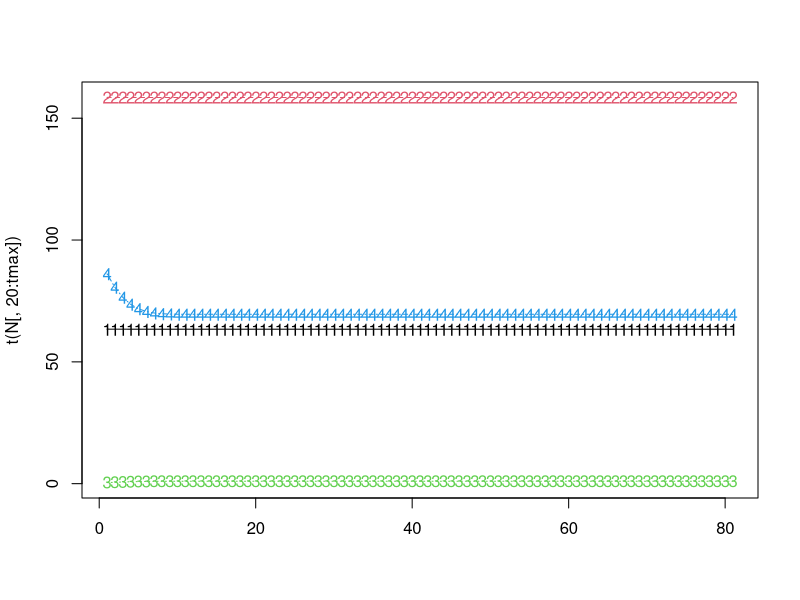
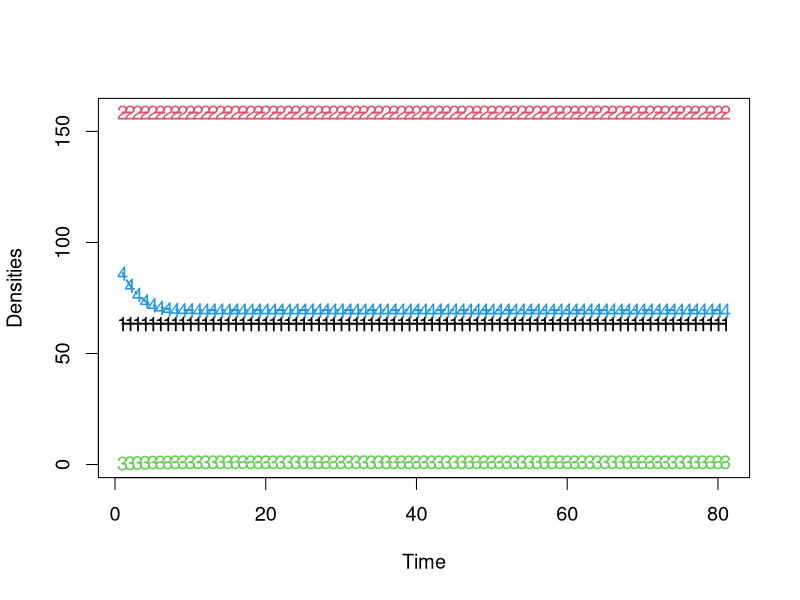
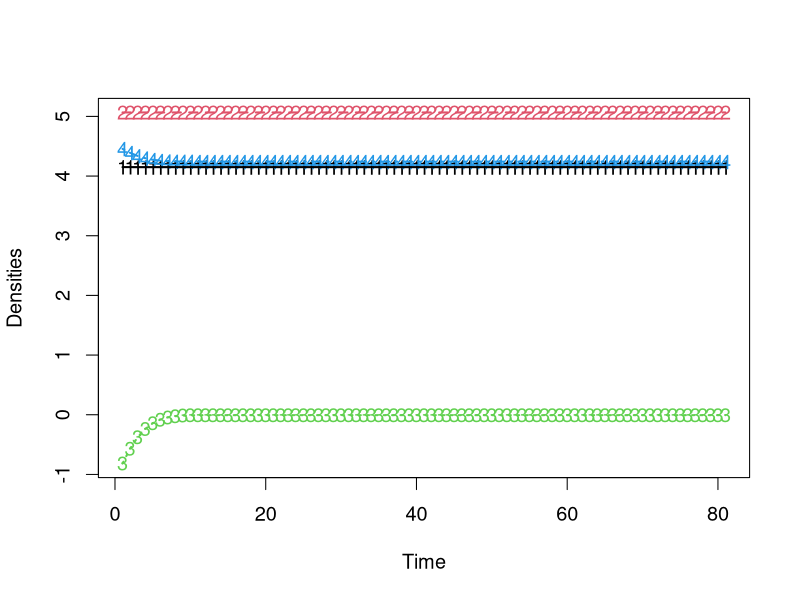

Recreate these plots in R, in order.
#####################################################################################################################################
### FBarraquand & OGimenez 14/11/2017 -- Two species density-dependent matrix model // predator -prey version
### 'New' version with density-dependence intra and inter affecting four vital rates, each vital rate affected once
### 18/03/2018 Added the exponential function just like in Neubert & Caswell or Bachar's internship 
###  Version with no interspecific interactions
#####################################################################################################################################

library('Matrix')

####################### Definition of functions #####################################################

logistic=function(x,x_thresh=1,steepness=1){
return(1/(1+exp(-steepness*(x-x_thresh))))
}

# Computes vital rates from the state vector N 
vital_rates=function(params,N){

############ Parameters used as inputs #################################################################
### we have params = c(phiJ_V,phiA_V,phiJ_P,phiA_P,gamma_V,gamma_P,b_P,b_V,beta,eta,V_thresh,P_thresh)
### The vector of state variables is N = c(N^J_V,N^A_V,N^J_P,N^A_P)
#########################################################################################################

###################################### Projection matrix ####################################################
# we have a projection matrix of the form 
# for prey: [(1-gamma_V)*phiJ_V, b_V, 
#             gamma_V*phiJ_V,   phiA_V]
### We could eventually add a + bJ_V juvenile fertility to the 1st line first column for e.g. passerine birds
# for predator: [(1-gamma_P)*phiJ_P, b_P, 
#             gamma_P*phiJ_P,   phiA_P]
##################################################################################################################

########### Density-dependence ##############################################################################
# Here we use 4 different vital rates upon which the densities impose some density-dependence
# Each of these 4 VRs is affected by different element of the state vector N   
# Now beta[i] models threshold value for the density-dependent term i
# and eta[i] controls the steepness of the logistic function employed
# Thus we lose 2 parameters compared with the previous version
  
# lambda[i] is the new parameter in the exponential
#############################################################################################################

VR=matrix(NA,nrow=4,ncol=4)
#beta = params[9:12] # beta = c(15,10,15,5) # predation kicks in at higher densities than prey DD
#eta = params[13:16] # eta = c(-1,-1,1,-1)
lambda = params[9:12] 
### Sidenote: it looks like the logistic allows two implicitly connect better than other functions
### the prey mortality and predator reproduction process because we can specify one as the inverse
### of the other, and with similar threshold of juv prey density for both processes

f=rep(NA,4)
#for (i in 1:3){f[i] = exp(-lambda[i]*N[i])}
f[1] = exp(-lambda[1]*N[2])
f[2] = 1
f[3] = exp(-lambda[3]*N[4])
f[4] = 1 

VR_prey = matrix(c((1-params[5])*params[1]*f[2], params[7]*f[1], 
            params[5]*params[1]*f[2],  params[2]),nrow = 2, ncol = 2)

VR_pred =  matrix(c((1-params[6])*params[3]*f[3], params[8]*f[4], 
             params[6]*params[3]*f[3], params[4]),nrow = 2, ncol = 2)

VR=bdiag(VR_prey,VR_pred)

return(VR)

### Eventually, the O blocks of this matrix could be used to model interactions later on 
### (i.e., matter flow leaving the prey for the predator) with appropriate density-dependencies
}

############################################# end of functions def. ############################################################


################### Main program ############################################################################################### 

### Initialization
set.seed(42) 

# Define parameters
tmax = 100 #max time for sim

### Parameters revised

### Max rate parameters
# Prey (max) survival (v for victim)
phiJ_V = 0.4
phiA_V = 0.6
# Predator survival 
phiJ_P = 0.7 ## 0.5 to 0/7 
phiA_P = 0.9 ## 0.9 to 0.97
# Transition rate from juvenile to adulthood
gamma_V = 1
gamma_P = 0.5 #1/4 to 1 
# Reproduction (b or pi or f) max rate // only adults reproduce
b_P = 3 # 0.25 (albatross -- one chick every two year, hence 1 female in 4 years) to 7 (artic fox)
b_V = 7 # 5 to 10 (20 females sounds like a max per year, even for a vole...)

###################### Density-dependence parameters #####################################
### Now beta is the vector of threshold values and eta the vector of steepness
#beta = c(15,10,15,5) # predation kicks in at higher densities than prey DD
beta = c(15,30,5,10)
eta = c(-1,-1,-1,1)
### Threshold changed for exponential, since these are defined to half-reduction densities
x_lambda = c(100,100,15,15)
lambda = log(2)/x_lambda

### Sidenote: it looks like the logistic allows two implicitly connect better than other functions
### the prey mortality and predator reproduction process because we can specify one as the inverse
### of the other, and with similar threshold of juv prey density for both processes

### --- would be easier to compute as fraction of equilibrium densities... 

# Bundle the whole shabang into a single vector, which we then feed to the function
#params = c(phiJ_V,phiA_V,phiJ_P,phiA_P,gamma_V,gamma_P,b_P,b_V,beta,eta)
params = c(phiJ_V,phiA_V,phiJ_P,phiA_P,gamma_V,gamma_P,b_P,b_V,lambda)

# Initialize the state vector
N=matrix(NA,4,tmax)
N[,1] = runif(4,50,100) ### we state 4 values for 2 species and 2 stages

############################# Loop over time #################################################################

for (t in 1:(tmax-1)){
	## Compute vital rates as a function of the initial state
	vital_rate_matrix = as.matrix(vital_rates(params,N[,t])) 
	N[,t+1] = vital_rate_matrix %*% N[,t] 
}
N[,tmax]
matplot(t(N[,20:tmax]))
matlines(t(N[,20:tmax]))
############################################ end of simulation ##################################################################

pdf(file="TimePlot_BGindepexponential.pdf",width=12,height=8)
par(cex=1.2)
matplot(t(N[,20:tmax]),xlab="Time",ylab="Densities")
matlines(t(N[,20:tmax]),lwd=2)
dev.off()

pdf(file="TimePlot_BGindep_exponential_log.pdf",width=12,height=8)
par(cex=1.2)
matplot(t(log(N[,20:tmax])),xlab="Time",ylab="Densities")
matlines(t(log(N[,20:tmax])),lwd=2)
dev.off()

### Note: I can make a program to see where we are in parameter space with the density-independent model
# We want to have the largest eigenvalue close to 1 in terms of modulus
### or can't we look at it this way? 

# Computes vital rates from the state vector N 
max_modulusEigen_DImodel=function(params, factorCorrect = 1 ){
  
  VR=matrix(NA,nrow=4,ncol=4)
  # factorCorrect // May be used to lower the vital rates based on the fact that their are lower in the DD model
  VR_prey = matrix(c((1-params[5])*params[1]*factorCorrect, params[7], 
                     params[5]*params[1]*factorCorrect,  params[2]),nrow = 2, ncol = 2)
  
  VR_pred =  matrix(c((1-params[6])*params[3], params[8]*factorCorrect, 
                      params[6]*params[3], params[4]),nrow = 2, ncol = 2)
  
  VR=bdiag(VR_prey,VR_pred)
  max_eig = max(abs(eigen(VR)$values))
  return(max_eig)
}

max_modulusEigen_DImodel(params)
max_modulusEigen_DImodel(params,factorCorrect = 0.5)
max_modulusEigen_DImodel(params,factorCorrect = 0.1)

## This parameter set seems to highlight interesting 4-point cycles for the prey 
## coexisting with longer cycles for the predator, which is super interesting. 

